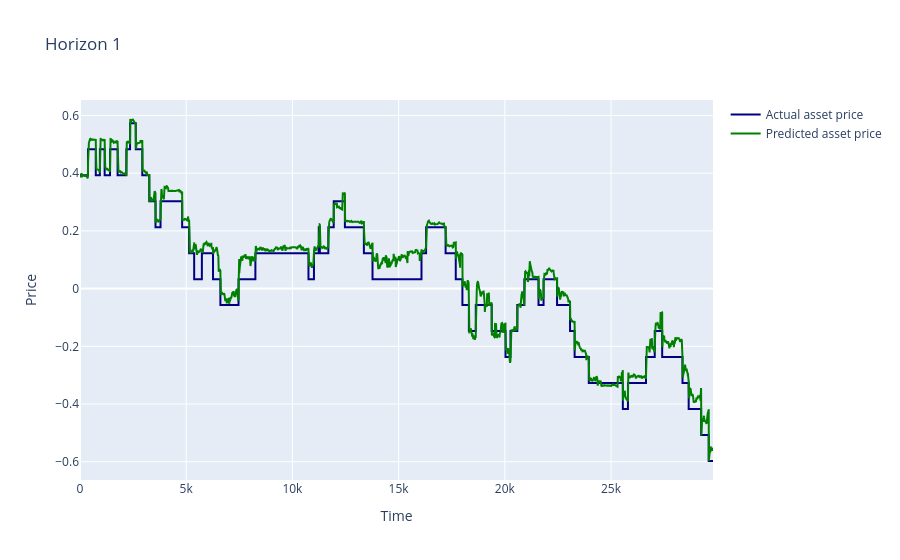

The notebook cell this image was saved under:
### Code cell
true = []
pred = []

# Evaluate the model
with torch.no_grad():
    for inputs, labels in dataloader_test:
        inputs, labels = inputs.to(device), labels.to(device)
        outputs = model(inputs)
        true.append(labels.cpu().numpy())
        pred.append(outputs.cpu().numpy())

true = np.concatenate(true).reshape(-1, y_train.shape[1])
pred = np.concatenate(pred).reshape(-1, y_train.shape[1])

# Plot each dimension separately
for i in range(y_train.shape[1]):
    fig = go.Figure()
    fig.add_scatter(y=true[:,i], mode='lines', name= "Actual asset price", line_color = "navy")
    fig.add_scatter(y=pred[:,i], mode='lines', name= "Predicted asset price", line_color = "green")
    fig.update_layout(title = f"Horizon {shifts[i]}", xaxis_title = "Time", yaxis_title = "Price")
    fig.show()

### Figure 1 — Plotly figure (JSON) as saved in the notebook; plotly's stock layout.template omitted (floating-point values rounded to 4 significant figures; data arrays with more than 128 entries replaced by an {"elided": "..."} marker saying what was removed)
{"data": [{"line": {"color": "navy"}, "mode": "lines", "name": "Actual asset price", "type": "scatter", "y": {"elided": "29802 float values"}}, {"line": {"color": "green"}, "mode": "lines", "name": "Predicted asset price", "type": "scatter", "y": {"elided": "29802 float values"}}], "layout": {"title": {"text": "Horizon 1"}, "xaxis": {"title": {"text": "Time"}}, "yaxis": {"title": {"text": "Price"}}}}
